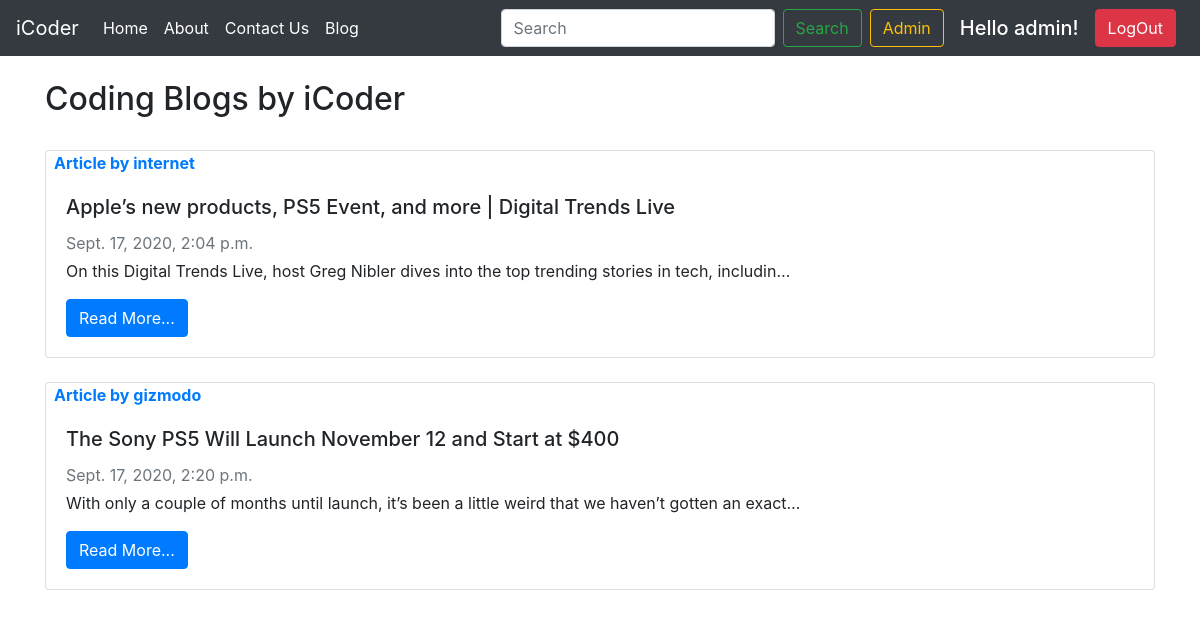
/blog (signed in), run on the app's committed database.
### blog/models.py (models this page shows, shortened)
class Post(models.Model):
    sno = models.AutoField(primary_key=True)
    title = models.CharField(max_length=100)
    author = models.CharField(max_length=30)
    content = models.TextField()
    slug = models.CharField(max_length=130)
    timeStamp = models.DateTimeField(blank=True)

### blog/views.py (the view)
# urls.py: path('', views.bloghome, name='bloghome'),
def bloghome(request):
    allpost = Post.objects.all()
    context = {'allposts': allpost}
    return render(request, 'blog/bloghome.html', context)

### templates/blog/bloghome.html (shortened to what this page needs)
{% extends 'base.html' %}
{% block body %}
<div class="container my-4">
    <h2>Coding Blogs by iCoder</h2><br>
    {% for post in allposts %}
    <div class="card">
        <strong class="d-inline-block text-primary px-2">Article by {{ post.author }}</strong>
        <div class="card-body">
          <h5 class="card-title">{{ post.title }}</h5>
          <div class="mb-1 text-muted">{{ post.timeStamp }}</div>
          <p class="card-text">{{ post.content| truncatechars:100 }}</p>
          <a href="/blog/{{ post.slug }}" class="btn btn-primary">Read More...</a>
        </div>
      </div><br>
      {% endfor %}
</div>
{% endblock body %}

### templates/base.html (shortened to what this page needs)
<!doctype html>
<html lang="en">
<head>
  <link rel="stylesheet" href="https://stackpath.bootstrapcdn.com/bootstrap/4.5.2/css/bootstrap.min.css"
>
</head>
<body>
  <nav class="navbar navbar-expand-lg navbar-dark bg-dark">
    <a class="navbar-brand" href="/">iCoder</a>
    <div class="collapse navbar-collapse" id="navbarSupportedContent">
      <ul class="navbar-nav mr-auto">
        <li class="nav-item active">
          <a class="nav-link" href="/">Home <span class="sr-only">(current)</span></a>
        </li>
        <li class="nav-item active">
          <a class="nav-link" href="/about">About</a>
        </li>
        <li class="nav-item active">
          <a class="nav-link" href="/contact">Contact Us</a>
        </li>
        <li class="nav-item active">
          <a class="nav-link" href="/blog">Blog</a>
        </li>
      </ul>
      <form class="form-inline my-2 my-lg-0" action="/search">
        <input class="form-control mr-sm-2" type="search" id="search" name="query" placeholder="Search"
          aria-label="Search">
        <button class="btn btn-outline-success my-2 my-sm-0" type="submit">Search</button>
      </form>
      <a href="/admin" role="button" target="_blank" class="btn btn-outline-warning my-2 mx-2 my-sm-0">Admin</a>
      {% if user.is_authenticated %}
      <h5 class="my-2 mx-2 my-sm-0" style="color: white;">Hello {{ request.user }}!</h5>
      <a href="/logout" role="button" class="btn btn-danger my-2 mx-2 my-sm-0">LogOut</a>
      {% endif %}
    </div>
  </nav>
  {% block body %}
  {% endblock body %}
</body>
</html>

### data on the page
Post: author "internet", title "Apple’s new products, PS5 Event, and more | Digital Trends Live", timeStamp "Sept. 17, 2020, 2:04 p.m.", content "On this Digital Trends Live, host Greg Nibler dives into the top trending stories in tech, includin…"
Post: author "gizmodo", title "The Sony PS5 Will Launch November 12 and Start at $400", timeStamp "Sept. 17, 2020, 2:20 p.m.", content "With only a couple of months until launch, it’s been a little weird that we haven’t gotten an exact…"

### other printed values
{{ request.user }} "admin"
